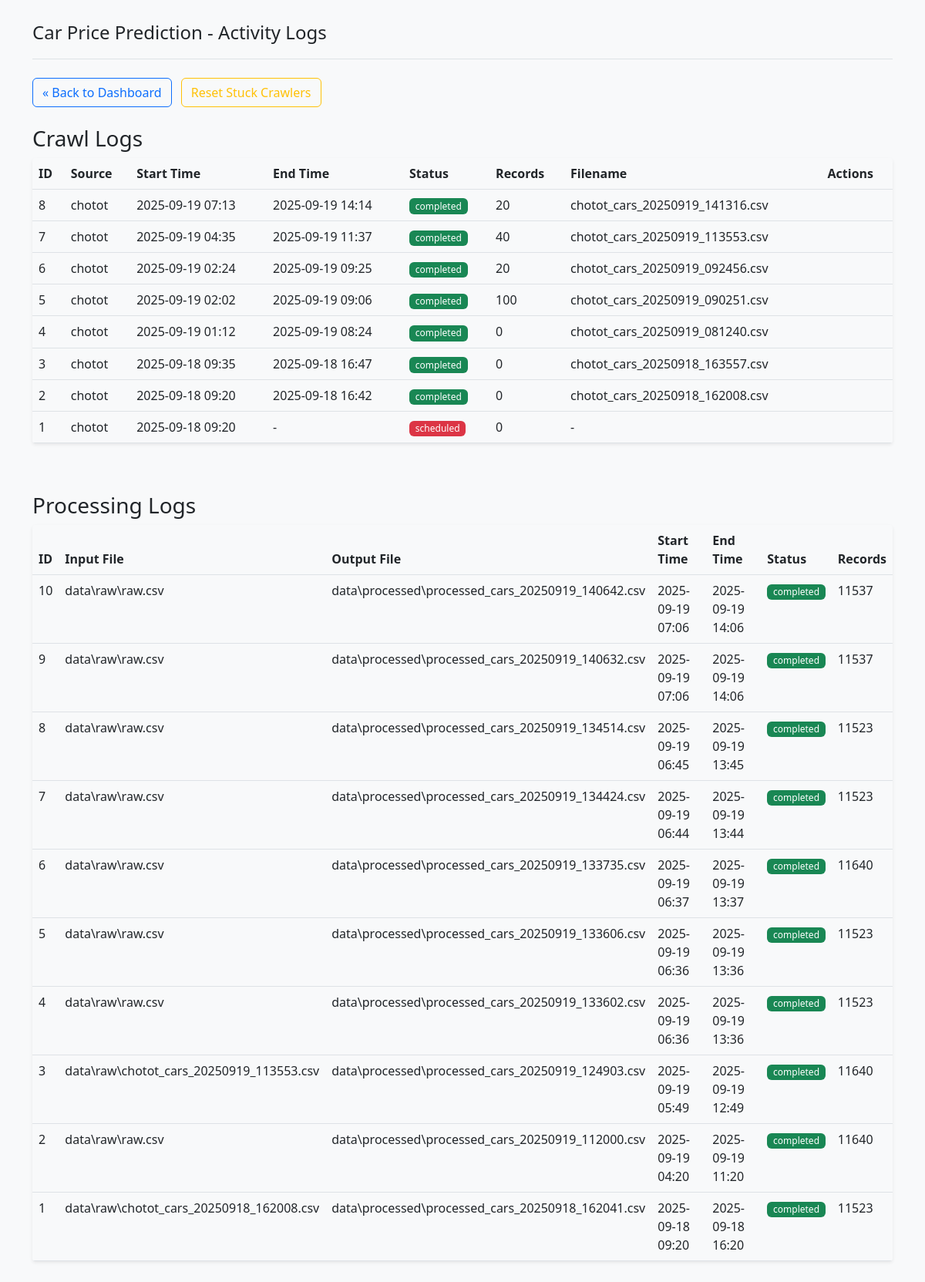
Page /logs on the earlier database version.
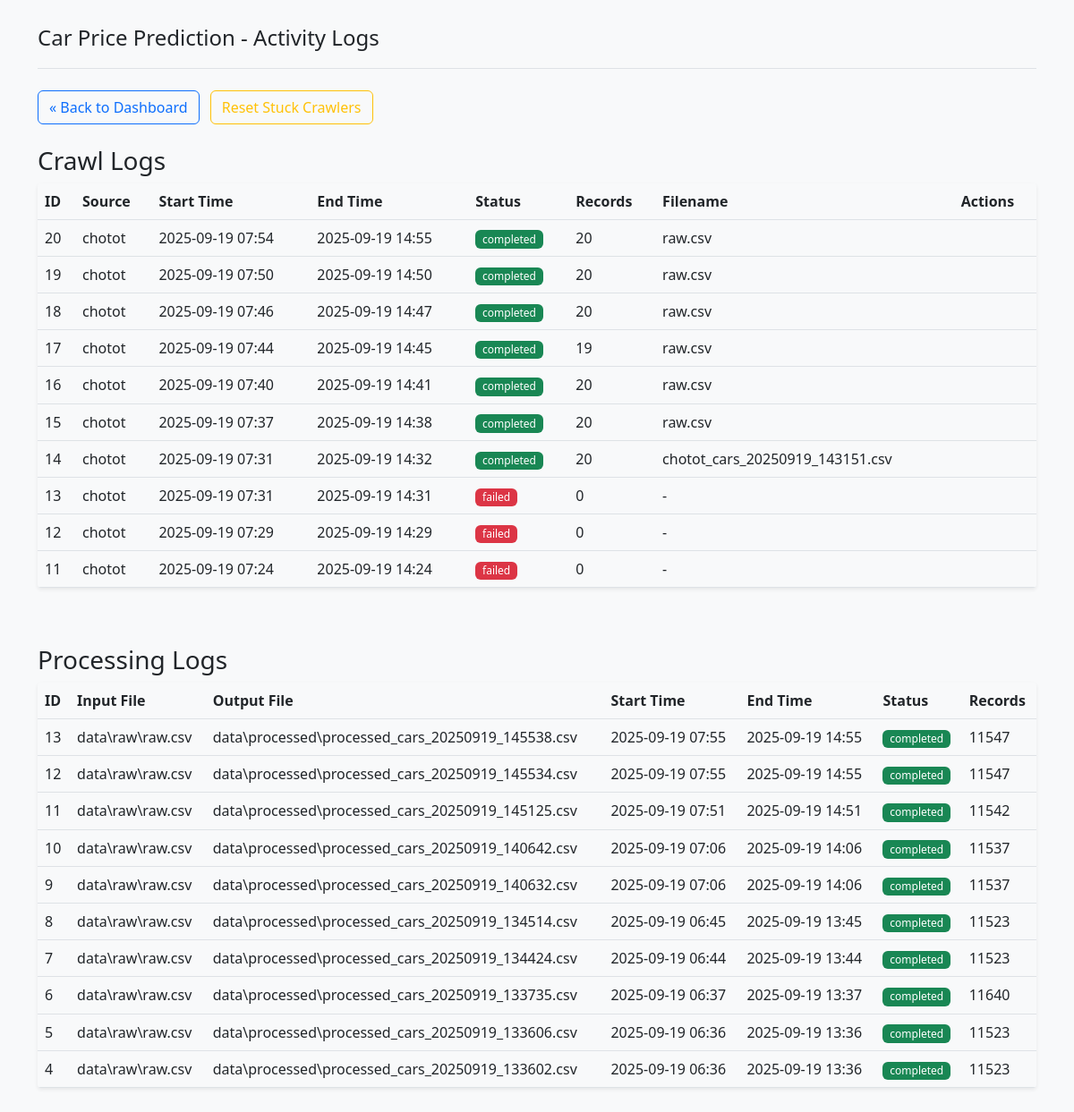
Same page on the later database version.
### app/models.py (models this page shows, shortened)
class CrawlLog(db.Model):
    __tablename__ = 'crawl_logs'
    id = db.Column(db.Integer, primary_key=True)
    start_time = db.Column(db.DateTime, default=datetime.utcnow)
    end_time = db.Column(db.DateTime, nullable=True)
    source = db.Column(db.String(100), nullable=False)
    status = db.Column(db.String(20), nullable=False)  # 'running', 'completed', 'failed'
    records_count = db.Column(db.Integer, default=0)
    filename = db.Column(db.String(255), nullable=True)
    error_message = db.Column(db.Text, nullable=True)

class ProcessingLog(db.Model):
    __tablename__ = 'processing_logs'
    id = db.Column(db.Integer, primary_key=True)
    start_time = db.Column(db.DateTime, default=datetime.utcnow)
    end_time = db.Column(db.DateTime, nullable=True)
    input_file = db.Column(db.String(255), nullable=False)
    output_file = db.Column(db.String(255), nullable=True)
    status = db.Column(db.String(20), nullable=False)  # 'running', 'completed', 'failed'
    records_count = db.Column(db.Integer, default=0)
    error_message = db.Column(db.Text, nullable=True)

### app/routes.py (the view)
@main_bp.route('/logs')
def logs():
    crawl_logs = CrawlLog.query.order_by(CrawlLog.start_time.desc()).limit(10).all()
    processing_logs = ProcessingLog.query.order_by(ProcessingLog.start_time.desc()).limit(10).all()
    return render_template('logs.html',
                           crawl_logs=crawl_logs,
                           processing_logs=processing_logs)

### app/templates/logs.html (shortened to what the changed rows need)
<!DOCTYPE html>
<html lang="vi">
<head>
    <link rel="stylesheet" href="https://cdn.jsdelivr.net/npm/bootstrap@5.2.3/dist/css/bootstrap.min.css">
    <link rel="stylesheet" href="{{ url_for('static', filename='css/style.css') }}">
</head>
<body>
    <div class="container py-4">
        <div class="row">
            <div class="col-md-12">
                <div class="table-responsive">
                    <table class="table table-hover">
                        <thead>
                            <tr>
                                <th>ID</th>
                                <th>Source</th>
                                <th>Start Time</th>
                                <th>End Time</th>
                                <th>Status</th>
                                <th>Records</th>
                                <th>Filename</th>
                                <th>Actions</th>
                            </tr>
                        </thead>
                        <tbody>
                            {% for log in crawl_logs %}
                            <tr data-log-id="{{ log.id }}">
                                <td>{{ log.id }}</td>
                                <td>{{ log.source }}</td>
                                <td>{{ log.start_time.strftime('%Y-%m-%d %H:%M') }}</td>
                                <td>{{ log.end_time.strftime('%Y-%m-%d %H:%M') if log.end_time else '-' }}</td>
                                <td><span
                                        class="badge bg-{{ 'success' if log.status == 'completed' else 'warning' if log.status.startswith('running') else 'danger' }} crawler-status">{{
                                        log.status }}</span></td>
                                <td>{{ log.records_count }}</td>
                                <td>{{ log.filename or '-' }}</td>
                                <td class="crawler-actions">
                                </td>
                            </tr>
                            {% endfor %}
                        </tbody>
                    </table>
                </div>
            </div>
        </div>
        <div class="row mt-5">
            <div class="col-md-12">
                <div class="table-responsive">
                    <table class="table table-hover">
                        <thead>
                            <tr>
                                <th>ID</th>
                                <th>Input File</th>
                                <th>Output File</th>
                                <th>Start Time</th>
                                <th>End Time</th>
                                <th>Status</th>
                                <th>Records</th>
                            </tr>
                        </thead>
                        <tbody>
                            {% for log in processing_logs %}
                            <tr>
                                <td>{{ log.id }}</td>
                                <td>{{ log.input_file }}</td>
                                <td>{{ log.output_file or '-' }}</td>
                                <td>{{ log.start_time.strftime('%Y-%m-%d %H:%M') }}</td>
                                <td>{{ log.end_time.strftime('%Y-%m-%d %H:%M') if log.end_time else '-' }}</td>
                                <td><span
                                        class="badge bg-{{ 'success' if log.status == 'completed' else 'warning' if log.status == 'running' else 'danger' }}">{{
                                        log.status }}</span></td>
                                <td>{{ log.records_count }}</td>
                            </tr>
                            {% endfor %}
                        </tbody>
                    </table>
                </div>
            </div>
        </div>
    </div>
</body>
</html>

Differences in the rows shown:
no longer on this page (row unchanged): CrawlLog: id "8", source "chotot", start_time "2025-09-19 07:13", end_time "2025-09-19 14:14", status "completed", records_count "20", filename "chotot_cars_20250919_141316.csv"
no longer on this page (row unchanged): CrawlLog: id "7", source "chotot", start_time "2025-09-19 04:35", end_time "2025-09-19 11:37", status "completed", records_count "40", filename "chotot_cars_20250919_113553.csv"
no longer on this page (row unchanged): CrawlLog: id "6", source "chotot", start_time "2025-09-19 02:24", end_time "2025-09-19 09:25", status "completed", records_count "20", filename "chotot_cars_20250919_092456.csv"
no longer on this page (row unchanged): CrawlLog: id "5", source "chotot", start_time "2025-09-19 02:02", end_time "2025-09-19 09:06", status "completed", records_count "100", filename "chotot_cars_20250919_090251.csv"
no longer on this page (row unchanged): CrawlLog: id "4", source "chotot", start_time "2025-09-19 01:12", end_time "2025-09-19 08:24", status "completed", records_count "0", filename "chotot_cars_20250919_081240.csv"
no longer on this page (row unchanged): CrawlLog: id "3", source "chotot", start_time "2025-09-18 09:35", end_time "2025-09-18 16:47", status "completed", records_count "0", filename "chotot_cars_20250918_163557.csv"
no longer on this page (row unchanged): CrawlLog: id "2", source "chotot", start_time "2025-09-18 09:20", end_time "2025-09-18 16:42", status "completed", records_count "0", filename "chotot_cars_20250918_162008.csv"
no longer on this page (row unchanged): CrawlLog: id "1", source "chotot", start_time "2025-09-18 09:20", end_time "-", status "scheduled", records_count "0", filename "-"
no longer on this page (row unchanged): ProcessingLog: id "3", input_file "data\\raw\\chotot_cars_20250919_113553.csv", output_file "data\\processed\\processed_cars_20250919_124903.csv", start_time "2025-09-19 05:49", end_time "2025-09-19 12:49", status "completed", records_count "11640"
no longer on this page (row unchanged): ProcessingLog: id "2", input_file "data\\raw\\raw.csv", output_file "data\\processed\\processed_cars_20250919_112000.csv", start_time "2025-09-19 04:20", end_time "2025-09-19 11:20", status "completed", records_count "11640"
no longer on this page (row unchanged): ProcessingLog: id "1", input_file "data\\raw\\chotot_cars_20250918_162008.csv", output_file "data\\processed\\processed_cars_20250918_162041.csv", start_time "2025-09-18 09:20", end_time "2025-09-18 16:20", status "completed", records_count "11523"
added CrawlLog: id "20", source "chotot", start_time "2025-09-19 07:54", end_time "2025-09-19 14:55", status "completed", records_count "20", filename "raw.csv"
added CrawlLog: id "19", source "chotot", start_time "2025-09-19 07:50", end_time "2025-09-19 14:50", status "completed", records_count "20", filename "raw.csv"
added CrawlLog: id "18", source "chotot", start_time "2025-09-19 07:46", end_time "2025-09-19 14:47", status "completed", records_count "20", filename "raw.csv"
added CrawlLog: id "17", source "chotot", start_time "2025-09-19 07:44", end_time "2025-09-19 14:45", status "completed", records_count "19", filename "raw.csv"
added CrawlLog: id "16", source "chotot", start_time "2025-09-19 07:40", end_time "2025-09-19 14:41", status "completed", records_count "20", filename "raw.csv"
added CrawlLog: id "15", source "chotot", start_time "2025-09-19 07:37", end_time "2025-09-19 14:38", status "completed", records_count "20", filename "raw.csv"
added CrawlLog: id "14", source "chotot", start_time "2025-09-19 07:31", end_time "2025-09-19 14:32", status "completed", records_count "20", filename "chotot_cars_20250919_143151.csv"
added CrawlLog: id "13", source "chotot", start_time "2025-09-19 07:31", end_time "2025-09-19 14:31", status "failed", records_count "0", filename "-"
added CrawlLog: id "12", source "chotot", start_time "2025-09-19 07:29", end_time "2025-09-19 14:29", status "failed", records_count "0", filename "-"
added CrawlLog: id "11", source "chotot", start_time "2025-09-19 07:24", end_time "2025-09-19 14:24", status "failed", records_count "0", filename "-"
added ProcessingLog: id "13", input_file "data\\raw\\raw.csv", output_file "data\\processed\\processed_cars_20250919_145538.csv", start_time "2025-09-19 07:55", end_time "2025-09-19 14:55", status "completed", records_count "11547"
added ProcessingLog: id "12", input_file "data\\raw\\raw.csv", output_file "data\\processed\\processed_cars_20250919_145534.csv", start_time "2025-09-19 07:55", end_time "2025-09-19 14:55", status "completed", records_count "11547"
added ProcessingLog: id "11", input_file "data\\raw\\raw.csv", output_file "data\\processed\\processed_cars_20250919_145125.csv", start_time "2025-09-19 07:51", end_time "2025-09-19 14:51", status "completed", records_count "11542"
